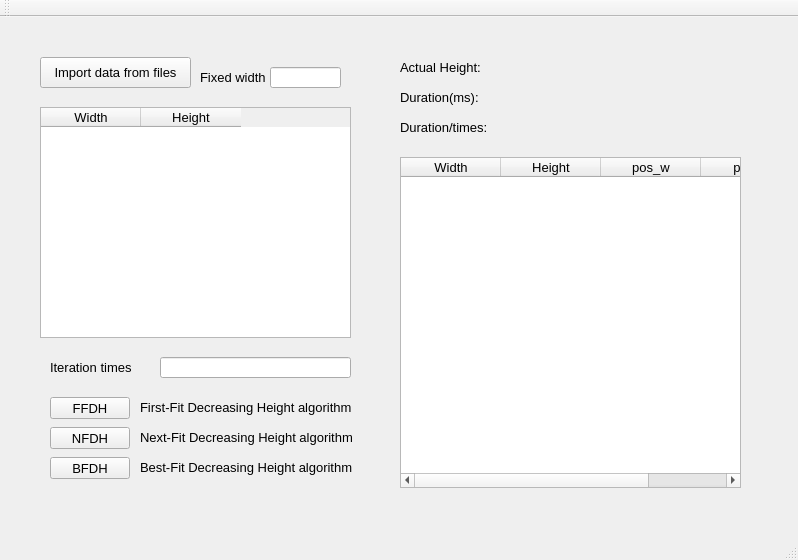
<?xml version="1.0" encoding="UTF-8"?>
<ui version="4.0">
 <class>MainWindow</class>
 <widget class="QMainWindow" name="MainWindow">
  <property name="geometry">
   <rect>
    <x>0</x>
    <y>0</y>
    <width>798</width>
    <height>560</height>
   </rect>
  </property>
  <property name="windowTitle">
   <string>MainWindow</string>
  </property>
  <widget class="QWidget" name="centralWidget">
   <widget class="QLabel" name="label">
    <property name="geometry">
     <rect>
      <x>200</x>
      <y>50</y>
      <width>81</width>
      <height>21</height>
     </rect>
    </property>
    <property name="font">
     <font>
      <pointsize>10</pointsize>
     </font>
    </property>
    <property name="text">
     <string>Fixed width</string>
    </property>
   </widget>
   <widget class="QLineEdit" name="fixW">
    <property name="geometry">
     <rect>
      <x>270</x>
      <y>50</y>
      <width>71</width>
      <height>21</height>
     </rect>
    </property>
   </widget>
   <widget class="QTableWidget" name="dataWidget">
    <property name="geometry">
     <rect>
      <x>40</x>
      <y>90</y>
      <width>311</width>
      <height>231</height>
     </rect>
    </property>
    <property name="font">
     <font>
      <pointsize>10</pointsize>
     </font>
    </property>
    <column>
     <property name="text">
      <string>Width</string>
     </property>
    </column>
    <column>
     <property name="text">
      <string>Height</string>
     </property>
    </column>
   </widget>
   <widget class="QPushButton" name="fileimport">
    <property name="geometry">
     <rect>
      <x>40</x>
      <y>40</y>
      <width>151</width>
      <height>31</height>
     </rect>
    </property>
    <property name="font">
     <font>
      <pointsize>10</pointsize>
     </font>
    </property>
    <property name="text">
     <string>Import data from files</string>
    </property>
   </widget>
   <widget class="QPushButton" name="btn_ffdh">
    <property name="geometry">
     <rect>
      <x>50</x>
      <y>380</y>
      <width>80</width>
      <height>22</height>
     </rect>
    </property>
    <property name="font">
     <font>
      <pointsize>10</pointsize>
     </font>
    </property>
    <property name="text">
     <string>FFDH</string>
    </property>
   </widget>
   <widget class="QPushButton" name="btn_nfdh">
    <property name="geometry">
     <rect>
      <x>50</x>
      <y>410</y>
      <width>80</width>
      <height>22</height>
     </rect>
    </property>
    <property name="font">
     <font>
      <pointsize>10</pointsize>
     </font>
    </property>
    <property name="text">
     <string>NFDH</string>
    </property>
   </widget>
   <widget class="QPushButton" name="btn_bfdh">
    <property name="geometry">
     <rect>
      <x>50</x>
      <y>440</y>
      <width>80</width>
      <height>22</height>
     </rect>
    </property>
    <property name="font">
     <font>
      <pointsize>10</pointsize>
     </font>
    </property>
    <property name="text">
     <string>BFDH</string>
    </property>
   </widget>
   <widget class="QLabel" name="label_3">
    <property name="geometry">
     <rect>
      <x>140</x>
      <y>380</y>
      <width>221</width>
      <height>21</height>
     </rect>
    </property>
    <property name="font">
     <font>
      <pointsize>10</pointsize>
     </font>
    </property>
    <property name="text">
     <string>First-Fit Decreasing Height algorithm</string>
    </property>
   </widget>
   <widget class="QLabel" name="label_4">
    <property name="geometry">
     <rect>
      <x>140</x>
      <y>410</y>
      <width>221</width>
      <height>21</height>
     </rect>
    </property>
    <property name="font">
     <font>
      <pointsize>10</pointsize>
     </font>
    </property>
    <property name="text">
     <string>Next-Fit Decreasing Height algorithm</string>
    </property>
   </widget>
   <widget class="QLabel" name="label_5">
    <property name="geometry">
     <rect>
      <x>140</x>
      <y>440</y>
      <width>221</width>
      <height>21</height>
     </rect>
    </property>
    <property name="font">
     <font>
      <pointsize>10</pointsize>
     </font>
    </property>
    <property name="text">
     <string>Best-Fit Decreasing Height algorithm</string>
    </property>
   </widget>
   <widget class="QLabel" name="label_6">
    <property name="geometry">
     <rect>
      <x>400</x>
      <y>40</y>
      <width>81</width>
      <height>21</height>
     </rect>
    </property>
    <property name="font">
     <font>
      <pointsize>10</pointsize>
     </font>
    </property>
    <property name="text">
     <string>Actual Height:</string>
    </property>
   </widget>
   <widget class="QLineEdit" name="iterat_times">
    <property name="geometry">
     <rect>
      <x>160</x>
      <y>340</y>
      <width>191</width>
      <height>21</height>
     </rect>
    </property>
   </widget>
   <widget class="QLabel" name="label_9">
    <property name="geometry">
     <rect>
      <x>50</x>
      <y>340</y>
      <width>111</width>
      <height>21</height>
     </rect>
    </property>
    <property name="font">
     <font>
      <pointsize>10</pointsize>
     </font>
    </property>
    <property name="text">
     <string>Iteration times</string>
    </property>
   </widget>
   <widget class="QLabel" name="label_8">
    <property name="geometry">
     <rect>
      <x>400</x>
      <y>70</y>
      <width>151</width>
      <height>21</height>
     </rect>
    </property>
    <property name="font">
     <font>
      <pointsize>10</pointsize>
     </font>
    </property>
    <property name="text">
     <string>Duration(ms):</string>
    </property>
   </widget>
   <widget class="QLabel" name="outHeight">
    <property name="geometry">
     <rect>
      <x>490</x>
      <y>40</y>
      <width>61</width>
      <height>21</height>
     </rect>
    </property>
    <property name="font">
     <font>
      <pointsize>10</pointsize>
     </font>
    </property>
    <property name="text">
     <string/>
    </property>
   </widget>
   <widget class="QLabel" name="outTime">
    <property name="geometry">
     <rect>
      <x>560</x>
      <y>70</y>
      <width>91</width>
      <height>21</height>
     </rect>
    </property>
    <property name="font">
     <font>
      <pointsize>10</pointsize>
     </font>
    </property>
    <property name="text">
     <string/>
    </property>
   </widget>
   <widget class="QTableWidget" name="position_widgt">
    <property name="geometry">
     <rect>
      <x>400</x>
      <y>140</y>
      <width>341</width>
      <height>331</height>
     </rect>
    </property>
    <property name="font">
     <font>
      <pointsize>10</pointsize>
     </font>
    </property>
    <column>
     <property name="text">
      <string>Width</string>
     </property>
    </column>
    <column>
     <property name="text">
      <string>Height</string>
     </property>
    </column>
    <column>
     <property name="text">
      <string>pos_w</string>
     </property>
    </column>
    <column>
     <property name="text">
      <string>pos_h</string>
     </property>
    </column>
   </widget>
   <widget class="QLabel" name="timeper">
    <property name="geometry">
     <rect>
      <x>560</x>
      <y>100</y>
      <width>141</width>
      <height>21</height>
     </rect>
    </property>
    <property name="font">
     <font>
      <pointsize>10</pointsize>
     </font>
    </property>
    <property name="text">
     <string/>
    </property>
   </widget>
   <widget class="QLabel" name="label_10">
    <property name="geometry">
     <rect>
      <x>400</x>
      <y>100</y>
      <width>171</width>
      <height>21</height>
     </rect>
    </property>
    <property name="font">
     <font>
      <pointsize>10</pointsize>
     </font>
    </property>
    <property name="text">
     <string>Duration/times:</string>
    </property>
   </widget>
  </widget>
  <widget class="QMenuBar" name="menuBar">
   <property name="geometry">
    <rect>
     <x>0</x>
     <y>0</y>
     <width>798</width>
     <height>21</height>
    </rect>
   </property>
  </widget>
  <widget class="QToolBar" name="mainToolBar">
   <attribute name="toolBarArea">
    <enum>TopToolBarArea</enum>
   </attribute>
   <attribute name="toolBarBreak">
    <bool>false</bool>
   </attribute>
  </widget>
  <widget class="QStatusBar" name="statusBar"/>
 </widget>
 <layoutdefault spacing="6" margin="11"/>
 <resources/>
 <connections/>
</ui>
